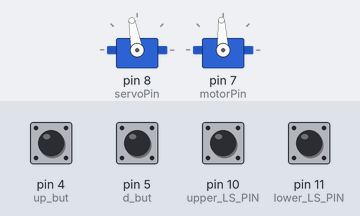
This sketch was run on a simulated Arduino Uno, built with avr-gcc and run on an emulated ATmega328P. On the bench: 2 × servo. Inputs (shaded band) come from the test bench; at power-on: pin 4 (up_but), pin 5 (d_but), pin 10 (upper_LS_PIN), pin 11 (lower_LS_PIN) HIGH.

Above: at 1.2 s.
1.3 s: pin 5 (d_but) pulled LOW for 0.15 s
At 2.8 s:
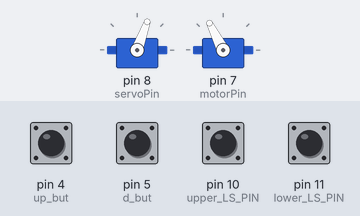
3.1 s: pin 11 (lower_LS_PIN) pulled LOW for 0.15 s
At 3.2 s:
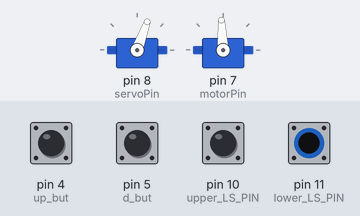
4.8 s: pin 4 (up_but) pulled LOW for 0.15 s
At 5.8 s:
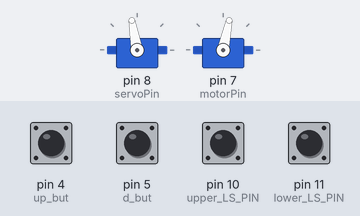
6.4 s: pin 10 (upper_LS_PIN) pulled LOW for 0.15 s
At 7.1 s:
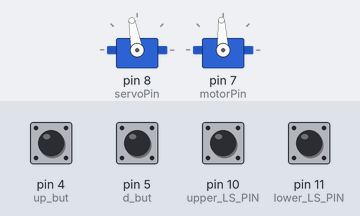
8.0 s: pin 4 (up_but) pulled LOW for 1 s
At 8.3 s:
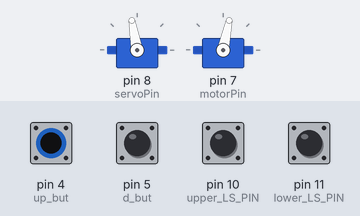
Timing chart, 0 to 11.0 s (numbered marks = the images above; inputs shaded):
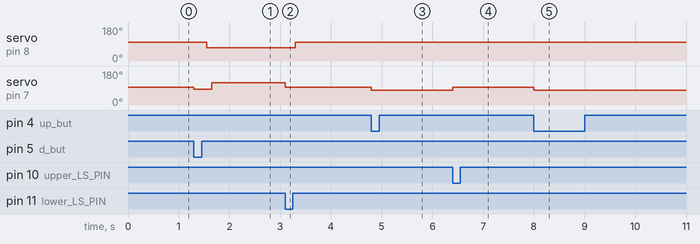

The sketch:

upper_cabinet.ino
```cpp
//INCLUDE LIBRARIES NEEDED
#include <Servo.h>

//SET CONSTANTS AND PINS
//PIN SETUP
const int servoPin = 8;
const int motorPin = 7;
const int upper_LS_PIN = 10;
const int lower_LS_PIN = 11;
const int up_but = 4;
const int d_but = 5;
//SERVO SETUP
Servo myservo;
const int RAT_RELEASE = 70;
const int RAT_ENGAGE = 100;
int up_val;
int d_val;
//MOTOR SETUP
Servo motor;

void setup() {
  // put your setup code here, to run once:
  //PIN MODES
  pinMode(servoPin, OUTPUT);
  pinMode(upper_LS_PIN, INPUT_PULLUP);        //These need pullup resistors due to how their wired
  pinMode(lower_LS_PIN, INPUT_PULLUP);
  pinMode(up_but, INPUT_PULLUP);
  pinMode(d_but, INPUT_PULLUP);
  //PIN ATTACHMENTS
  myservo.attach(servoPin);
  motor.attach(motorPin);
  //ENABLE SERVO AND MOTOR
  cabinet_stall();
  engage_ratchet();


  //_________________________TEST_CODE______________________________________________


}

void loop() {
  // put your main code here, to run repeatedly:
  up_val = digitalRead(up_but);
  d_val = digitalRead(d_but);
  if(up_val==LOW && d_val==HIGH){
    cabinet_up_activate();
  }
  else if(up_val==HIGH && d_val==LOW){
    cabinet_down_activate();
  }
  else {
    cabinet_stall();
  }
}


/*FUNCTIONS LIST
 * The following are functions written to make the above code much easier
 * to understand and much more usable.
 */

 /*
  * NOTE: This function releases the ratchet and then drives it in the down
  * position indefinetly, ensure the cabinet is stopped at some point.
  */
void cabinet_down() {
  motor.writeMicroseconds(1400); //Take Load off Ratchet
  delay(250); //WAIT for the weight to be taken off
  disengage_ratchet(); //RELEASE the Ratchet
  delay(100); //Allow time for the Ratchet to release
  motor.writeMicroseconds(1750); //Drive the cabinet DOWN
}

 /*
  * NOTE: This function drives it in the up
  * position indefinetly, ensure the cabinet
  * is stopped at some point.
  */
void cabinet_up() {
  motor.writeMicroseconds(1350);
}

 /*
  * NOTE: This function sets the motor to the STOPPED or center value.
  */
void cabinet_stall() {
  motor.writeMicroseconds(1500);
}

 /*
  * NOTE: Engages the ratchet.
  */
void engage_ratchet() {
  myservo.write(RAT_ENGAGE);
}

 /*
  * NOTE: Disengages the ratchet.
  */
void disengage_ratchet() {
  myservo.write(RAT_RELEASE);
}

void cabinet_down_activate() {
  int a = digitalRead(upper_LS_PIN);
  int b = digitalRead(lower_LS_PIN);
  cabinet_down();     //first we tell the cabinet to go down
  while(b == HIGH){
    a = digitalRead(upper_LS_PIN);
    b = digitalRead(lower_LS_PIN);
    //do nothing
    //when this changes we move on to stop cabinet
  }
  cabinet_stall();    //Move to slow-close
  delay(200);
  engage_ratchet();
}

void cabinet_up_activate() {
  int a = digitalRead(upper_LS_PIN);
  int b = digitalRead(lower_LS_PIN);
  cabinet_up();        //Move the cabinet UP
  while(a == HIGH){
    a = digitalRead(upper_LS_PIN);
    b = digitalRead(lower_LS_PIN);
    //do nothing
    //when this changes we move on to stop cabinet
  }
  cabinet_stall();    //Stop the cabinet
}
```

Measured:
- after the input at 1.3 s, servo on pin 8 (servoPin): 100° → 70° after 0.25 s; servo on pin 7 (motorPin): 93° → 83° at once, → 117° 0.35 s later
- after the input at 3.1 s, servo on pin 8 (servoPin): 70° → 100° after 0.20 s; servo on pin 7 (motorPin): 117° → 93° at once
- after the input at 4.8 s, servo on pin 7 (motorPin): 93° → 78° at once
- after the input at 6.4 s, servo on pin 7 (motorPin): 78° → 93° at once
- after the input at 8.0 s, servo on pin 7 (motorPin): 93° → 78° at once
